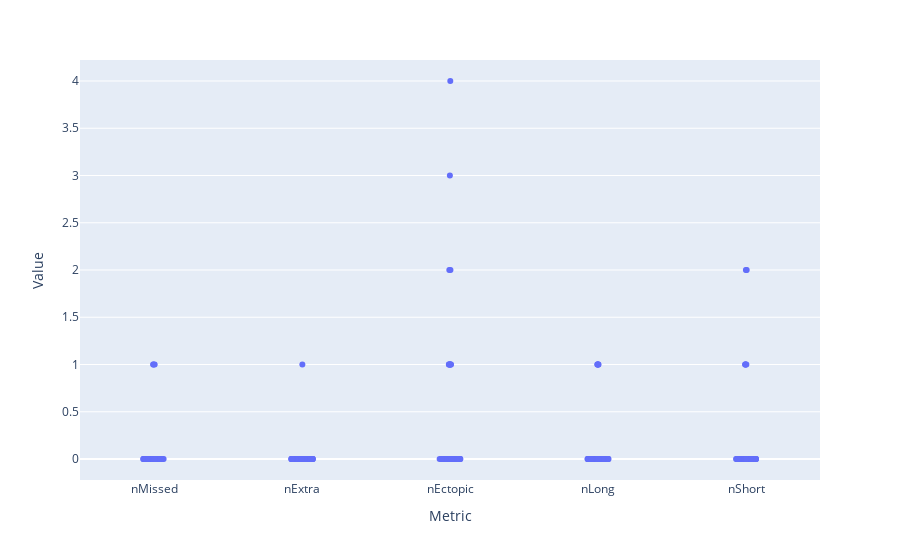

The code cell stored with this chart in its notebook:
### Code cell
fig = px.strip(check_df[check_df.Metric.isin(['nMissed', 'nExtra', 'nEctopic', 'nLong', 'nShort'])], 
               y="Value", x='Metric', hover_data=['Subject', 'Trial'])
fig.show()

### Figure 1 — Plotly figure (JSON) as saved in the notebook; plotly's stock layout.template omitted (floating-point values rounded to 4 significant figures; data arrays with more than 128 entries replaced by an {"elided": "..."} marker saying what was removed)
{"data": [{"alignmentgroup": "True", "boxpoints": "all", "customdata": {"elided": "290x2 mixed values"}, "fillcolor": "rgba(255,255,255,0)", "hoveron": "points", "hovertemplate": "Metric=%{x}<br>Value=%{y}<br>Subject=%{customdata[0]}<br>Trial=%{customdata[1]}<extra></extra>", "legendgroup": "", "line": {"color": "rgba(255,255,255,0)"}, "marker": {"color": "#636efa"}, "name": "", "offsetgroup": "", "orientation": "v", "pointpos": 0, "showlegend": false, "type": "box", "x": {"elided": "290 str values"}, "x0": " ", "xaxis": "x", "y": {"elided": "290 int values"}, "y0": " ", "yaxis": "y"}], "layout": {"autosize": true, "boxmode": "group", "legend": {"tracegroupgap": 0}, "margin": {"t": 60}, "xaxis": {"anchor": "y", "autorange": true, "domain": [0, 1], "range": [-0.5, 4.5], "title": {"text": "Metric"}, "type": "category"}, "yaxis": {"anchor": "x", "autorange": true, "domain": [0, 1], "range": [-0.2222, 4.222], "title": {"text": "Value"}, "type": "linear"}}}
